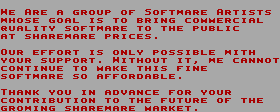

This game map was drawn from its Tiled (.tmx) file and the tilesets committed beside it. A one-line description and the full map source follow:
An orthogonal 35x14 tile map with 8x8 px tiles, 1 tile layer (Tile Layer 1).

<map version="1.2" tiledversion="1.2.3" orientation="orthogonal" renderorder="right-down" width="35" height="14" tilewidth="8" tileheight="8" infinite="0" nextlayerid="2" nextobjectid="1">
 <tileset firstgid="1" name="txtgrey" tilewidth="8" tileheight="8" tilecount="96" columns="16">
  <properties>
   <property name="tileSetID" type="int" value="51" />
  </properties>
  <image source="../gfx/txtgrey.bmp" width="128" height="48" />
 </tileset>
 <layer id="1" name="Tile Layer 1" width="35" height="14">
  <data encoding="csv">
1,1,1,1,1,1,1,1,1,1,1,1,1,1,1,1,1,1,1,1,1,1,1,1,1,1,1,1,1,1,1,1,1,1,1,
56,70,1,34,83,70,1,66,1,72,83,80,86,81,1,80,71,1,52,80,71,85,88,66,83,70,1,34,83,85,74,84,85,84,1,
88,73,80,84,70,1,72,80,66,77,1,74,84,1,85,80,1,67,83,74,79,72,1,68,80,78,78,70,83,68,74,66,77,1,1,
82,86,66,77,74,85,90,1,84,80,71,85,88,66,83,70,1,85,80,1,85,73,70,1,81,86,67,77,74,68,1,1,1,1,1,
66,85,1,84,73,66,83,70,88,66,83,70,1,81,83,74,68,70,84,15,1,1,1,1,1,1,1,1,1,1,1,1,1,1,1,
1,1,1,1,1,1,1,1,1,1,1,1,1,1,1,1,1,1,1,1,1,1,1,1,1,1,1,1,1,1,1,1,1,1,1,
48,86,83,1,70,71,71,80,83,85,1,74,84,1,80,79,77,90,1,81,80,84,84,74,67,77,70,1,88,74,85,73,1,1,1,
90,80,86,83,1,84,86,81,81,80,83,85,15,1,56,74,85,73,80,86,85,1,74,85,13,1,88,70,1,68,66,79,79,80,85,
68,80,79,85,74,79,86,70,1,85,80,1,78,66,76,70,1,85,73,74,84,1,71,74,79,70,1,1,1,1,1,1,1,1,1,
84,80,71,85,88,66,83,70,1,84,80,1,66,71,71,80,83,69,66,67,77,70,15,1,1,1,1,1,1,1,1,1,1,1,1,
1,1,1,1,1,1,1,1,1,1,1,1,1,1,1,1,1,1,1,1,1,1,1,1,1,1,1,1,1,1,1,1,1,1,1,
53,73,66,79,76,1,90,80,86,1,74,79,1,66,69,87,66,79,68,70,1,71,80,83,1,90,80,86,83,1,1,1,1,1,1,
68,80,79,85,83,74,67,86,85,74,80,79,1,85,80,1,85,73,70,1,71,86,85,86,83,70,1,80,71,1,85,73,70,1,1,
72,83,80,88,74,79,72,1,84,73,66,83,70,88,66,83,70,1,78,66,83,76,70,85,15,1,1,1,1,1,1,1,1,1,1
</data>
 </layer>
</map>
